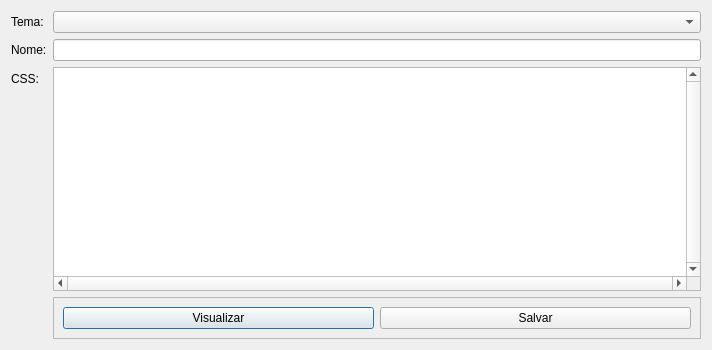
<?xml version="1.0" encoding="UTF-8"?>
<ui version="4.0">
 <class>DialogTemaEditor</class>
 <widget class="QDialog" name="DialogTemaEditor">
  <property name="geometry">
   <rect>
    <x>0</x>
    <y>0</y>
    <width>712</width>
    <height>350</height>
   </rect>
  </property>
  <property name="windowTitle">
   <string>Dialog</string>
  </property>
  <layout class="QFormLayout" name="formLayout">
   <item row="0" column="0">
    <widget class="QLabel" name="label_2">
     <property name="text">
      <string>Tema:</string>
     </property>
    </widget>
   </item>
   <item row="0" column="1">
    <widget class="QComboBox" name="cmbTemas"/>
   </item>
   <item row="1" column="0">
    <widget class="QLabel" name="label_3">
     <property name="text">
      <string>Nome:</string>
     </property>
    </widget>
   </item>
   <item row="1" column="1">
    <widget class="QLineEdit" name="nomeTema"/>
   </item>
   <item row="2" column="0">
    <widget class="QLabel" name="label">
     <property name="text">
      <string>CSS:</string>
     </property>
    </widget>
   </item>
   <item row="2" column="1">
    <widget class="QPlainTextEdit" name="estilo">
     <property name="verticalScrollBarPolicy">
      <enum>Qt::ScrollBarAlwaysOn</enum>
     </property>
     <property name="horizontalScrollBarPolicy">
      <enum>Qt::ScrollBarAlwaysOn</enum>
     </property>
    </widget>
   </item>
   <item row="3" column="1">
    <widget class="QFrame" name="frame">
     <property name="frameShape">
      <enum>QFrame::StyledPanel</enum>
     </property>
     <property name="frameShadow">
      <enum>QFrame::Raised</enum>
     </property>
     <layout class="QGridLayout" name="gridLayout">
      <item row="0" column="0">
       <widget class="QPushButton" name="pushButton_3">
        <property name="text">
         <string>Visualizar</string>
        </property>
       </widget>
      </item>
      <item row="0" column="1">
       <widget class="QPushButton" name="pushButton">
        <property name="text">
         <string>Salvar</string>
        </property>
       </widget>
      </item>
     </layout>
    </widget>
   </item>
  </layout>
 </widget>
 <resources/>
 <connections/>
</ui>
